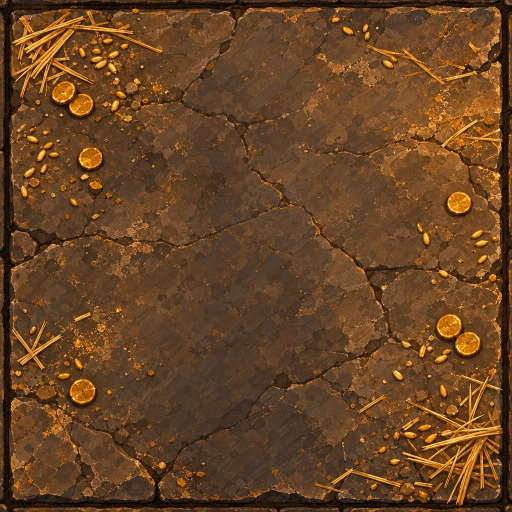
#> input picture build_tools/dungeons/granary_src/floor_b_2.jpg, 1024 x 1024 px, given in place of floor_a_1.jpg, which was not available (shown at 1/2 size)
$ python build_granary_board.py
#> lines starting #> are read from the running program, lines starting #| are printed output that depends on the picture; after the words box and inside, x2 and y2 are one past the last pixel; in counts of white or black regions, pixels touching at a corner belong together; pictures that were not available may be replaced by others from this repository, and a replacement may not be noted
### build_tools/dungeons/gkit.py
"""Shared helpers for the dungeon art kit builders (Old Granary Cellar first).

Everything here works on float32 numpy images.

* Chroma key: the paintings are made on flat pure green (about RGB 5,250,4).
  Alpha is estimated from the green excess, colour is un-mixed from the green
  (so no green fringe survives), the image is area-downsampled in
  premultiplied space, then alpha is cut to binary 0/255 and RGB is zeroed
  under alpha 0.
* Iso projection: a top-down square texture is mapped onto the 64x32 board
  diamond (top tip = texture corner (0,0), +x runs to the right tip).
"""
from __future__ import annotations

import json
import os

import cv2
import numpy as np
from PIL import Image

GREEN = np.array([5.0, 250.0, 4.0], np.float32)
HERE = os.path.dirname(os.path.abspath(__file__))
REPO = os.path.abspath(os.path.join(HERE, "..", ".."))
# Dungeon id -> its folder of chosen source paintings (next to this file).
DUNGEONS = {"old_granary_cellar": "granary_src", "frostspire_archive": "frostspire_src", "saltmaw_grotto": "saltmaw_src", "drowned_abbey": "abbey_src", "heart_of_the_blight": "blight_src"}
# GKIT_OUT_ROOT redirects every builder's output (used by check_granary_repro.py).
OUT_ROOT = os.environ.get("GKIT_OUT_ROOT") or os.path.join(REPO, "art", "pc", "dungeons")
DUNGEON = "old_granary_cellar"
SRC = os.path.join(HERE, "granary_src")
OUT = os.path.join(OUT_ROOT, DUNGEON)


def use(dungeon: str) -> None:
    """Point SRC/OUT (and so load_rgb, rel and every builder) at one dungeon."""
    global DUNGEON, SRC, OUT
    DUNGEON = dungeon
    SRC = os.path.join(HERE, DUNGEONS[dungeon])
    OUT = os.path.join(OUT_ROOT, dungeon)


# Open-world monster kits (package Z1): sources and output per level zone.
WORLD_ZONES = {"stoneford": "stoneford_src"}
WORLD_OUT_ROOT = os.environ.get("GKIT_WORLD_OUT_ROOT") or os.path.join(REPO, "art", "pc", "world")


# [6 lines left out: function use_world, not called in this run]


def load_rgb(name: str) -> np.ndarray:
#> called with name = 'floor_a_1.jpg'
    path = name if os.path.isabs(name) else os.path.join(SRC, name)
    return np.asarray(Image.open(path).convert("RGB"), np.float32)


# [25 lines left out: function key_green, not called in this run]


MAGENTA = np.array([249.0, 3.0, 250.0], np.float32)


# [31 lines left out: functions key_magenta, despill_magenta, not called in this run]


def key_auto(rgb: np.ndarray) -> np.ndarray:
    c = rgb[:8, :8].reshape(-1, 3).mean(0)
    return key_magenta(rgb) if c[0] > 150 and c[2] > 150 and c[1] < 80 else key_green(rgb)


# [34 lines left out: functions clean_alpha, crop_bbox, resize_prem, not called in this run]


def binarize(prem: np.ndarray, thr: float = 0.5) -> np.ndarray:
    """Premultiplied float -> straight uint8 RGBA with alpha 0/255, RGB 0 under 0."""
    a = prem[..., 3]
    on = a >= thr
    rgb = prem[..., :3] / np.maximum(a, 1e-4)[..., None]
    rgb = np.clip(rgb * 255.0 + 0.5, 0, 255).astype(np.uint8)
    out = np.zeros(prem.shape[:2] + (4,), np.uint8)
    out[..., :3] = np.where(on[..., None], rgb, 0)
    out[..., 3] = np.where(on, 255, 0)
    return out


def save_png(path: str, rgba: np.ndarray) -> None:
    os.makedirs(os.path.dirname(path), exist_ok=True)
    Image.fromarray(rgba).save(path, optimize=True)


# [9 lines left out: function grade, not called in this run]


# ---------------------------------------------------------------- iso tiles

def diamond_mask(w: int, h: int, bleed: float = 0.5) -> np.ndarray:
    """Binary diamond of the w x h box; pixel centres within the diamond grown by `bleed` px."""
    ys, xs = np.mgrid[0:h, 0:w].astype(np.float32) + 0.5
    d = np.abs(xs - w / 2) / (w / 2) + np.abs(ys - h / 2) / (h / 2)
    return d <= 1.0 + bleed / (h / 2)


def project_square(tex: np.ndarray, w: int, h: int, ss: int = 6, bleed: float = 0.5) -> np.ndarray:
    """Map a square top-down texture (float, any channels) onto a w x h diamond.

    Texture corner (0,0) -> top tip, (1,0) -> right tip, (1,1) -> bottom tip,
    (0,1) -> left tip. Supersampled ss x then area-reduced. Returns float RGBA
    premultiplied with a binary diamond alpha (grown by `bleed` px so
    neighbours never leave a hairline gap).
    """
    W, H = w * ss, h * ss
    ys, xs = np.mgrid[0:H, 0:W].astype(np.float32) + 0.5
    px = (xs - W / 2) / (W / 2)
    py = ys / (H / 2)
    s = (px + py) / 2.0
    t = (py - px) / 2.0
    th, tw = tex.shape[:2]
    mx = np.clip(s, 0, 1) * (tw - 1)
    my = np.clip(t, 0, 1) * (th - 1)
    img = tex if tex.shape[2] == 4 else np.concatenate([tex, np.ones(tex.shape[:2] + (1,), np.float32)], -1)
    big = cv2.remap(img, mx.astype(np.float32), my.astype(np.float32), cv2.INTER_LINEAR, borderMode=cv2.BORDER_REFLECT)
    small = cv2.resize(big, (w, h), interpolation=cv2.INTER_AREA)
    m = diamond_mask(w, h, bleed)
    out = np.zeros((h, w, 4), np.float32)
    out[..., :3] = small[..., :3]
    out[..., 3] = 1.0
    out[~m] = 0
    return out


def rel(path: str) -> str:
    return os.path.relpath(path, OUT).replace(os.sep, "/")


# [5 lines left out: function write_json, not called in this run]

### build_tools/dungeons/board_kit.py
"""Generic combat-board kit builder (floor tiles, glowing pads, props, floor decals, backdrops).

One `Board` per dungeon; the per-dungeon scripts (build_granary_board.py,
build_frostspire_board.py) only hold the piece list and the numbers. The
defaults here are the Old Granary Cellar's, and the Granary output must stay
byte-identical (check_granary_repro.py).

Board math is board_view.gd / BoardVisualSort: cell centre
cell_to_local(x, y) = ((x - y) * 32, (x + y) * 16), 64x32 diamonds.

* Floor tiles: top-down slab paintings mapped onto the 64x32 diamond
  (and 128x64 for the 2x master). Each slab is cropped on its painted grout
  line, so neighbouring tiles share a full grout line and tile seamlessly.
  Draw like KoliseoArt full-bleed tiles: centred on the cell centre.
* Props: chroma-keyed paintings, image bottom-centre on the south tip of the
  south-most footprint cell (tile.gd `_paint_prop`).
* Decals (drain grate, rune circle): full footprint-diamond canvas, ground layer.
* Glows: additive RGB, binary alpha, black elsewhere.
* Backdrops: the room shell painting, affinely fitted so its painted key-colour
  floor matches the NxN board diamond, with the board diamond cut out (alpha 0)
  and the dark surround keyed out.
"""
import os

import cv2
import numpy as np

import gkit

WARM = (1.0, 0.66, 0.2)


# [6 lines left out: function key_excess, not called in this run]


def keyer(key):
    return gkit.key_magenta if key == "magenta" else gkit.key_green


# [7 lines left out: function addglow, not called in this run]


def grout_crop(rgb):
    L = rgb.mean(-1)
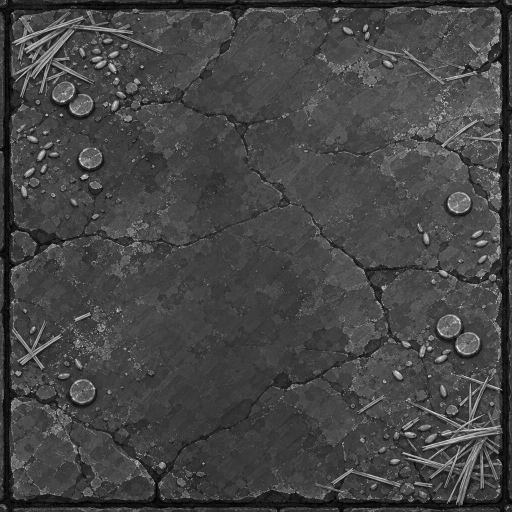
#> L: shape (1024, 1024) float32 (shown at 1/2 size); min 0, max 238, mean 69.3
    h, w = L.shape
#> h = 1024; w = 1024
    t = int(np.argmin(L[:50].mean(1)))
#> t = 7
    b = h - 1 - int(np.argmin(L[-50:][::-1].mean(1)))
#> b = 1006
    lf = int(np.argmin(L[:, :50].mean(0)))
#> lf = 17
    r = w - 1 - int(np.argmin(L[:, -50:][:, ::-1].mean(0)))
#> r = 1013
    return rgb[t:b + 1, lf:r + 1]
#> returned value: shape (1000, 997, 3) float32


# [32 lines left out: function fit_floor_corners, not called in this run]


class Board:
    def __init__(self, key="green", floor_fill=(28, 22, 18)):
        self.dir = os.path.join(gkit.OUT, "board")
        self.key = key
        self.floor_fill = floor_fill
        self.META = {"tiles": [], "props": [], "decals": [], "glows": [], "backdrops": []}

    def _path(self, sub, part, name):
        return os.path.join(self.dir, part, sub, name) if sub else os.path.join(self.dir, part, name)

    # ------------------------------------------------------------ tiles
    def tile(self, src, out_id, room, kind="floor", grade=None):
        rgb = grout_crop(gkit.load_rgb(src)) / 255.0
        rgb = cv2.resize(rgb, (768, 768), interpolation=cv2.INTER_AREA)
#> rgb: shape (768, 768, 3) float32
        if grade:  # optional colour grade (straight rgb), e.g. to darken a floor that came out too bright
            prem = np.concatenate([rgb, np.ones(rgb.shape[:2] + (1,), rgb.dtype)], -1).astype(np.float32)
            rgb = gkit.grade(prem, **grade)[..., :3]
        for sub, (w, h) in (("", (64, 32)), ("_2x", (128, 64))):
            im = gkit.binarize(gkit.project_square(rgb.astype(np.float32), w, h))
            gkit.save_png(self._path(sub, "tiles", out_id + ".png"), im)
#> this loop made 2 passes
#> pass 1, in binarize, `a = prem[..., 3]`:
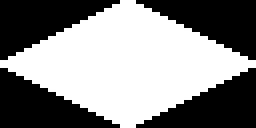
#> a: shape (32, 64) float32 (shown 4 times larger); values 0 (black) and 1 (white), 53.1% white; 4 black regions, box (x1, y1, x2, y2) and area: (0, 0, 30, 15) 240, (34, 0, 64, 15) 240, (0, 17, 30, 32) 240, (34, 17, 64, 32) 240
        self.META["tiles"].append({
            "id": out_id, "room": room, "kind": kind,
            "file": "board/tiles/%s.png" % out_id, "file_2x": "board/tiles/_2x/%s.png" % out_id,
            "size": [64, 32], "size_2x": [128, 64],
            "anchor": "image centre = cell centre (cell_to_local); full 64x32 diamond, 0.5 px bleed on the diagonal edges",
            "walkable": True, "blocks": False, "source": src,
        })
        return rgb

    # [242 lines left out: functions pad_glow, prop, decal, extend_floor, backdrop, not called in this run]

    def write_meta(self, name):
        gkit.write_json(os.path.join(gkit.HERE, name), self.META)

### build_tools/dungeons/build_granary_board.py
"""Old Granary Cellar combat-board kit: floor tiles, wheat pad, props, decals, backdrops.

The cutting code is shared (board_kit.py); this file is the Granary's piece
list. See board_kit.py for the board math and the rules.
"""
import os
import sys

sys.path.insert(0, os.path.dirname(os.path.abspath(__file__)))
import gkit  # noqa: E402
import board_kit  # noqa: E402

META = {"tiles": [], "props": [], "decals": [], "glows": [], "backdrops": []}


def build():
    gkit.use("old_granary_cellar")
    b = board_kit.Board(key="green")
    for i in (1, 2, 3):
        b.tile("floor_a_%d.jpg" % i, "cellar_floor_%s" % "abc"[i - 1], "a")
        b.tile("floor_b_%d.jpg" % i, "lair_floor_%s" % "abc"[i - 1], "b")
#> call 2 of load_rgb, with name = 'floor_b_1.jpg'
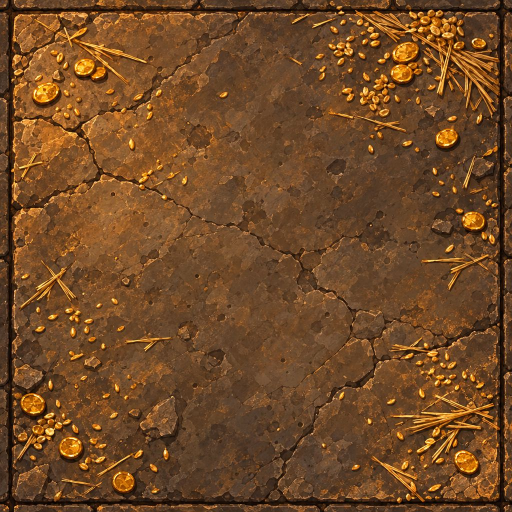
#> input picture build_tools/dungeons/granary_src/floor_b_3.jpg, 1024 x 1024 px, given in place of floor_b_1.jpg, which was not available (shown at 1/2 size)
#> in grout_crop (call 2), `L = rgb.mean(-1)`:
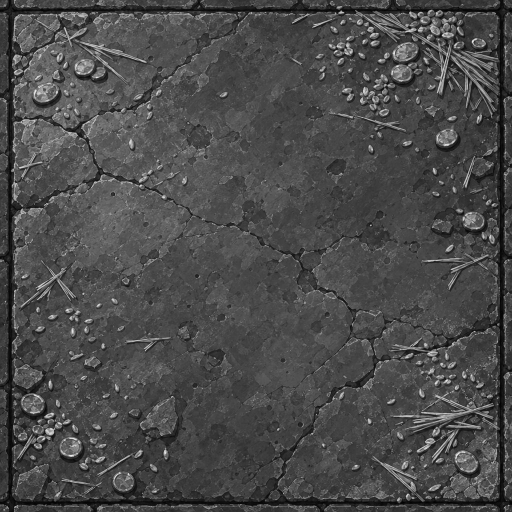
#> L: shape (1024, 1024) float32 (shown at 1/2 size); min 0.333, max 244.3, mean 74.8
#> in grout_crop (call 2), `t = int(np.argmin(L[:50].mean(1)))`: t = 20
#> in grout_crop (call 2), `b = h - 1 - int(np.argmin(L[-50:][::-1].mean(1)))`: b = 1004
#> in grout_crop (call 2), `lf = int(np.argmin(L[:, :50].mean(0)))`: lf = 19
#> in grout_crop (call 2), `r = w - 1 - int(np.argmin(L[:, -50:][:, ::-1].mean(0)))`: r = 1001
#> the loop in tile (call 2), `for sub, (w, h) in (("", (64, 32)), ("_2x", (128, 64))):` made 2 passes
#> pass 1, in project_square (call 3), `ys, xs = np.mgrid[0:H, 0:W].astype(np.float32) + 0.5`:
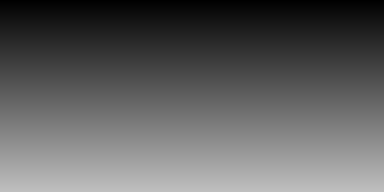
#> ys: shape (192, 384) float32; min 0.5, max 191.5, mean 96
#> pass 1, in project_square (call 3), `ys, xs = np.mgrid[0:H, 0:W].astype(np.float32) + 0.5`:
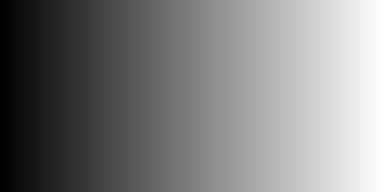
#> xs: shape (192, 384) float32; min 0.5, max 383.5, mean 192; drawn with min black and max white
#> pass 1, in project_square (call 3), `py = ys / (H / 2)`:
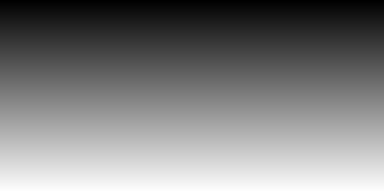
#> py: shape (192, 384) float32; min 0.00521, max 1.99, mean 1; drawn with min black and max white
    pr = b.tile("wheat_pad.jpg", "wheat_pad", "a", kind="glow_pad")
    b.pad_glow(pr, "wheat_pad_glow", "wheat_pad")
    g = {"mul": (0.92, 0.9, 0.86), "sat": 0.9}
    b.prop("crate_stack.jpg", "crate_stack", "a+b", 66, grade=g)
    b.prop("grain_sacks.jpg", "grain_sacks", "a+b", 70, grade=g)
    b.prop("barrel_cluster.jpg", "barrel_cluster", "a+b", 60, grade=g)
    b.prop("broken_crate.jpg", "broken_crate", "a+b", 68, grade=g)
    b.prop("bone_throne.jpg", "bone_throne", "b", 150, footprint=(2, 2), grade=g,
           notes="the Ratking's throne; 2x2 blocker, place against the back wall")
    b.decal("drain_grate.jpg", "drain_grate")
    for n in (15, 12):
        b.backdrop("shell_room_a.jpg", "room_a_cellar", "a", n, "cellar_floor")
        b.backdrop("shell_room_b.jpg", "room_b_lair", "b", n, "lair_floor")
    for k in META:
        META[k][:] = b.META[k]
    return META


if __name__ == "__main__":
    import json
#> (the run stopped early here; a loop or call above may not have finished)
